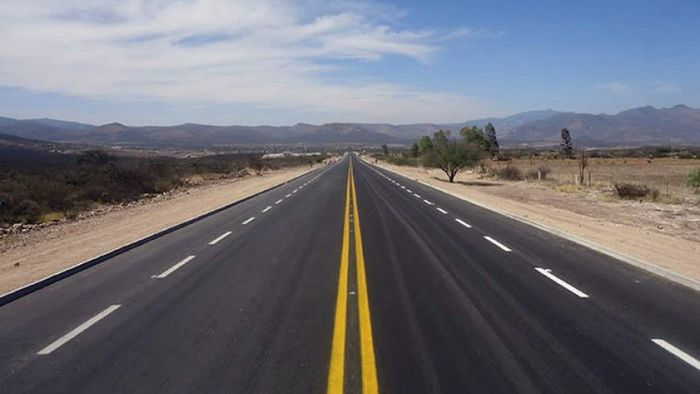
#> input picture street_test.jpg, 700 x 394 px
$ python Image.py --image street_test.jpg
#> lines starting #> are read from the running program, lines starting #| are printed output that depends on the picture
import cv2
import numpy as np
import argparse
import matplotlib.pyplot as plt

ap = argparse.ArgumentParser()
ap.add_argument("-i", "--image", required=True,
	help="path to input image")
args = vars(ap.parse_args())

def nothing(x):
    pass

#img = cv2.imread('street_test.jpg')                 # đọc file ảnh
img = cv2.imread(args["image"])
#> img is the input picture: shape (394, 700, 3); mean B, G, R 117.6, 110.2, 109.9
img = cv2.pyrUp(img)                                # tăng độ phân giải ảnh
#> img: shape (788, 1400, 3)
img = cv2.resize(img, (980,612))                    # resize ảnh thành một size cố định
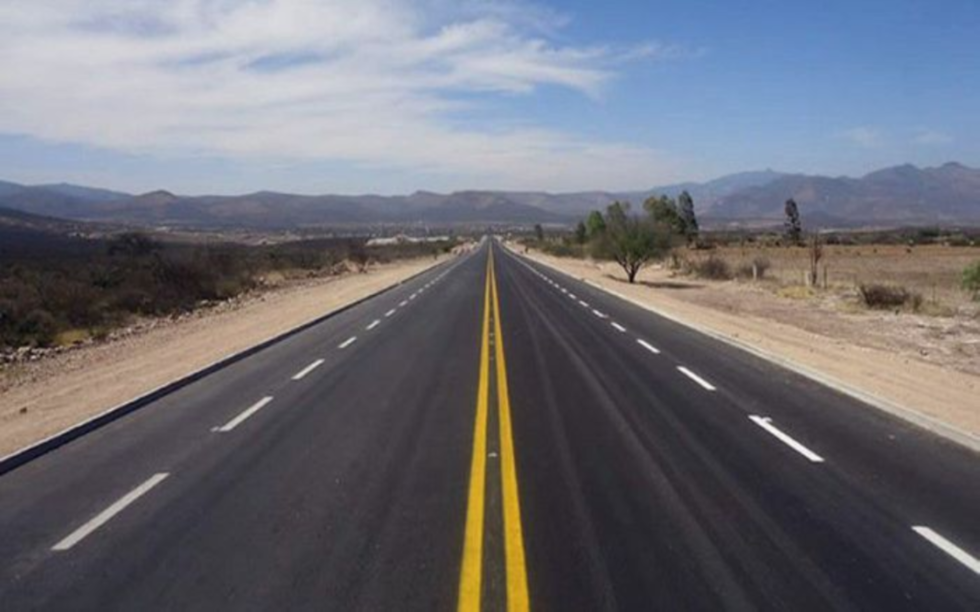
#> img: shape (612, 980, 3); mean B, G, R 117.5, 110.1, 109.8
img_cp = img.copy()                                 # tạo 1 ảnh copy từ ảnh img
img_cpp = img.copy()
gray = cv2.cvtColor(img, cv2.COLOR_BGR2GRAY)        # convert ảnh sang ảnh xám để thực hiện lọc Gausian tìm cạnh
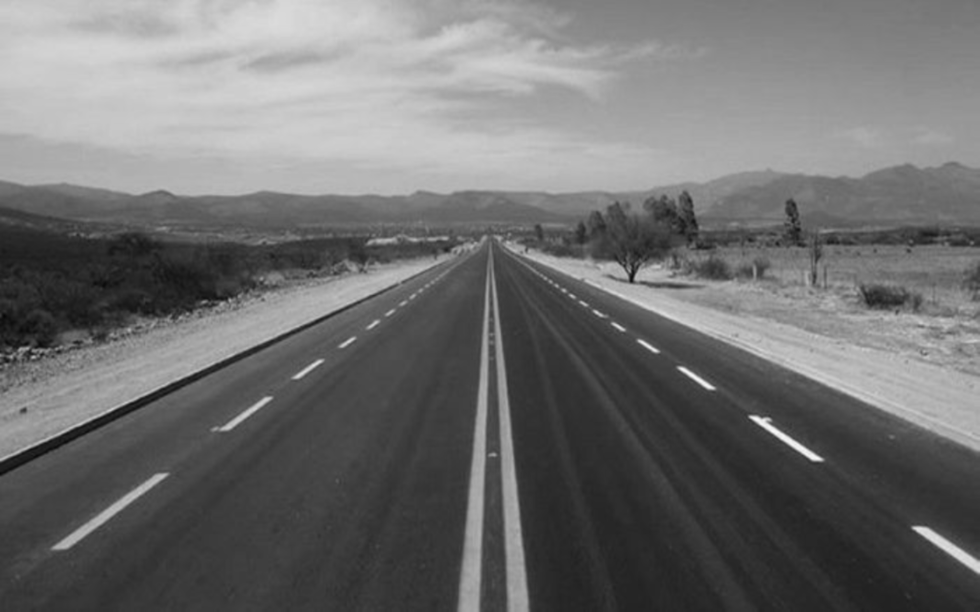
#> gray: shape (612, 980); min 6, max 247, mean 110.8

def nothing(x):                                     # tạo hàm rỗng
    pass
def filter(gray):
    kernel = np.ones((5, 5), np.float32) / 25 # tạo mask với các pixel = 1 sau đó chia 25
    gauss = cv2.GaussianBlur(gray, (5, 5), 0)
    filter_2D = cv2.filter2D(gray,-1, kernel=kernel)
    blur = cv2.blur(gray, (5, 5))
    median = cv2.medianBlur(gray,5)
    bila = cv2.bilateralFilter(gray,9,75,75)

    fig = plt.figure()                                         # hiển thị hình ảnh dùng matplotlib
    a = fig.add_subplot(3, 2, 1)
    a.set_title('Gaussian Blur')
    imgplot = plt.imshow(gauss, cmap='gray', vmin=0, vmax=255) # hiển thị hình ảnh dạng gray scale
    plt.axis("off")                                            # Không hiện trục
    a = fig.add_subplot(3, 2, 2)
    a.set_title('Filter 2D')
    imgplot = plt.imshow(filter_2D, cmap='gray', vmin=0, vmax=255)
    plt.axis("off")
    a = fig.add_subplot(3, 2, 3)
    a.set_title('Blur')
    imgplot = plt.imshow(blur, cmap='gray', vmin=0, vmax=255)
    plt.axis("off")
    a = fig.add_subplot(3, 2, 4)
    a.set_title('Median Blur')
    imgplot = plt.imshow(median, cmap='gray', vmin=0, vmax=255)
    plt.axis("off")
    a = fig.add_subplot(3, 2, 5)
    a.set_title('Bilateral Filter')
    imgplot = plt.imshow(bila, cmap='gray', vmin=0, vmax=255)
    plt.axis("off")
    plt.show()
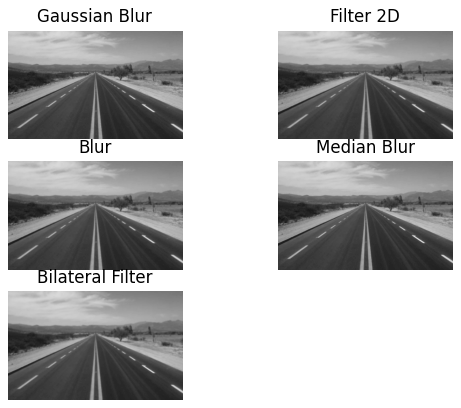
#> figure drawn by matplotlib, 5 panels

def CannyTrackbar(gray):                            # HÀM PHÁT HIỆN CẠNH CANNY
    win_name = "Canny"                              # đặt tên cửa sổ trackbar
    cv2.namedWindow(win_name)
    cv2.createTrackbar("canny_high", win_name, 0, 255, nothing) # tạo trackbar mức high của bộ lọc canny
    cv2.createTrackbar("canny_low", win_name, 0, 255, nothing)  # tạo trackbar mức low của bộ lọc canny

    while True:
        low = cv2.getTrackbarPos("canny_low", win_name)
        high = cv2.getTrackbarPos("canny_high", win_name)
        filt = cv2.GaussianBlur(gray, (5, 5), 0)                 # dùng bộ lọc Gausian làm mịn ảnh

        canny = cv2.Canny(filt, low, high)                       # tìm cạnh của ảnh với canny
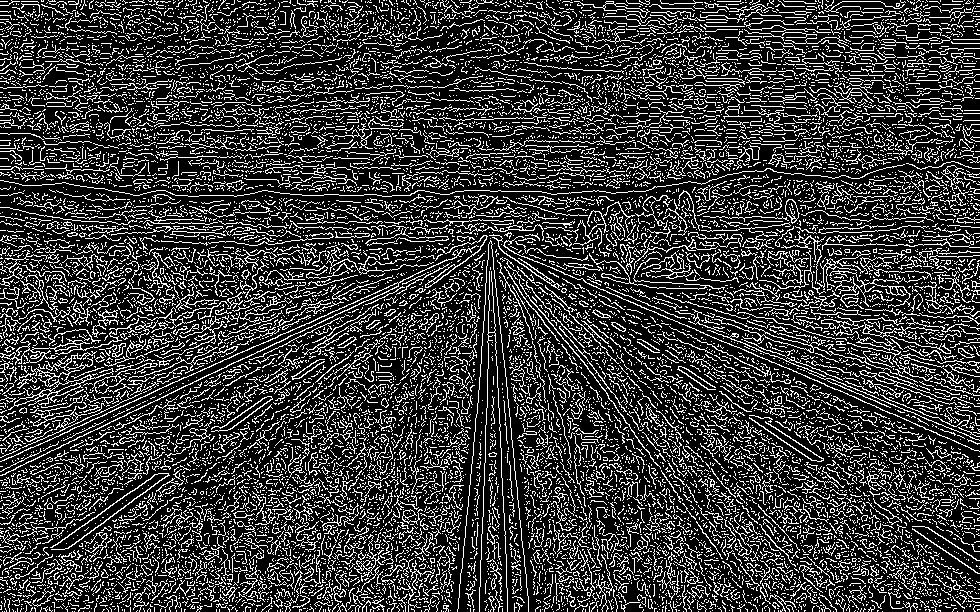
#> canny: shape (612, 980); 22.5% white in thin lines or dots
        cv2.imshow(win_name, canny)                              # hiển thị ảnh sau khi đã được phát hiện cạnh

        if cv2.waitKey(1) & 0xFF == ord('b'):                    # chờ tới khi ấn phím 'b' trên bàn phím
#> (key Esc is pressed here)
            break                                                # thì thoát khỏi vòng lặp while

    cv2.destroyAllWindows()                                      # đóng tất cả cửa sổ đang mở
    return canny

def hough_line(canny):                                      # HÀM BIẾN ĐỔI HOUGH THƯỜNG
    lines = cv2.HoughLines(canny, 1, np.pi/180, 150)        # biến đổi hough trên ảnh đã phát hiện cạnh
    if lines is not None:
        for line in lines:
            for rho, theta in line:         # rho, theta đại diện cho hệ số ro và góc theta trong công thức
                a = np.cos(theta)
                b = np.sin(theta)
                x0 = a * rho                # theo công thức cạnh góc vuông bằng cạnh huyền nhân cos góc kề
                y0 = b * rho                # theo công thức cạnh góc vuông bằng cạnh huyền nhân sin góc đối
                x1 = int(x0 + 1000 * (-b))
                y1 = int(y0 + 1000 * (a))
                x2 = int(x0 - 1000 * (-b))
                y2 = int(y0 - 1000 * (a))
                cv2.line(img_cp, (x1, y1), (x2, y2), (0, 0, 255), 2)    # vẽ đường thẳng qua 2 điểm
    return img_cp

def hough_lineP(canny):             # HÀM HOUGH Probabilistic
    linesP = cv2.HoughLinesP(canny, 1, np.pi / 180, 50, minLineLength=100,maxLineGap=50)    #minLineLength là độ dài nhỏ nhất tìm thấy được coi là cạnh
    if linesP is not None:                                                                  #maxLineGap là khoảng cách tối đa giữa 2 điểm trên cùng 1 đường thẳng để nối lại
        for line in linesP:                                                                 # 50 ở giữa là ngưỡng, >50 mới lấy
            for x1, y1, x2, y2 in line:    # HoughLineP trả về giá trị x1, y1, x2, y2 nên ta không cần tính 4 giá trị này
                cv2.line(img_cpp, (x1, y1), (x2, y2), (255, 100, 0), 2)
    print(line)
    return img_cpp

filt = filter(gray)
canny = CannyTrackbar(gray)
#cn_cp = canny.copy()
hough = hough_line(canny)
houghp = hough_lineP(canny)
cv2.imshow("canny_edge", canny)
cv2.imshow("hough", hough)
cv2.imshow("hough_p", houghp)
cv2.waitKey(0)

$ run again, with oli.jpg copied over street_test.jpg
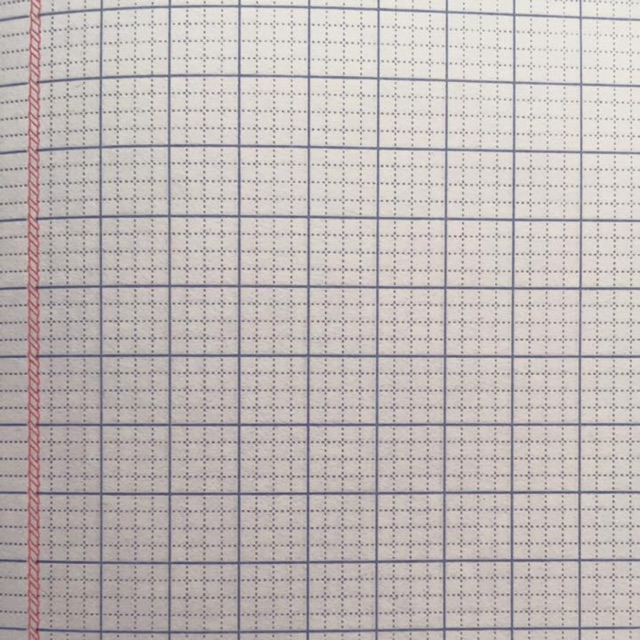
#> input picture oli.jpg, 640 x 640 px
#> img is the input picture: shape (640, 640, 3); mean B, G, R 182.4, 184.1, 191.2
#> in filter, `filter_2D = cv2.filter2D(gray,-1, kernel=kernel)`:
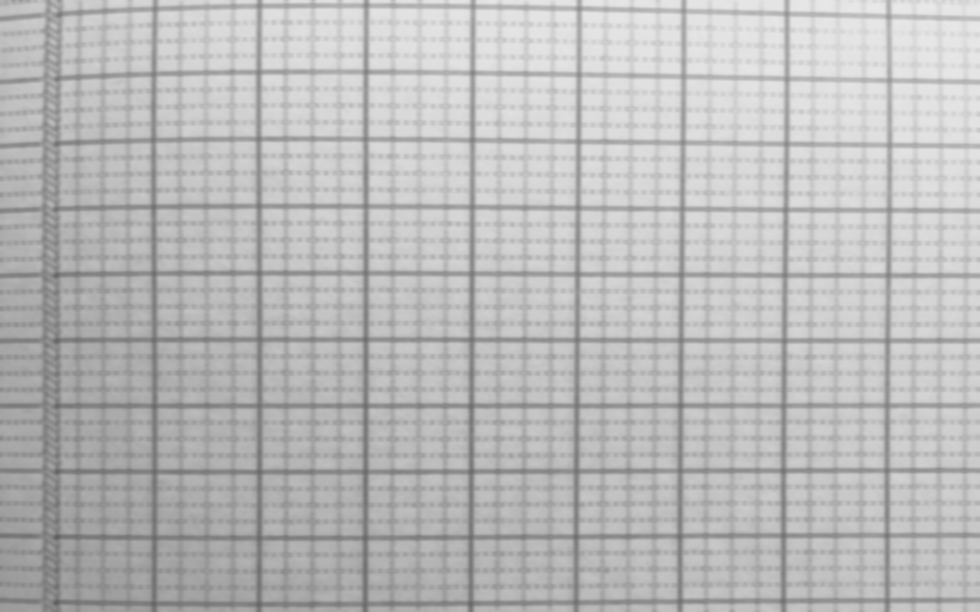
#> filter_2D: shape (612, 980); min 92, max 233, mean 186
#> in CannyTrackbar, `canny = cv2.Canny(filt, low, high)`:
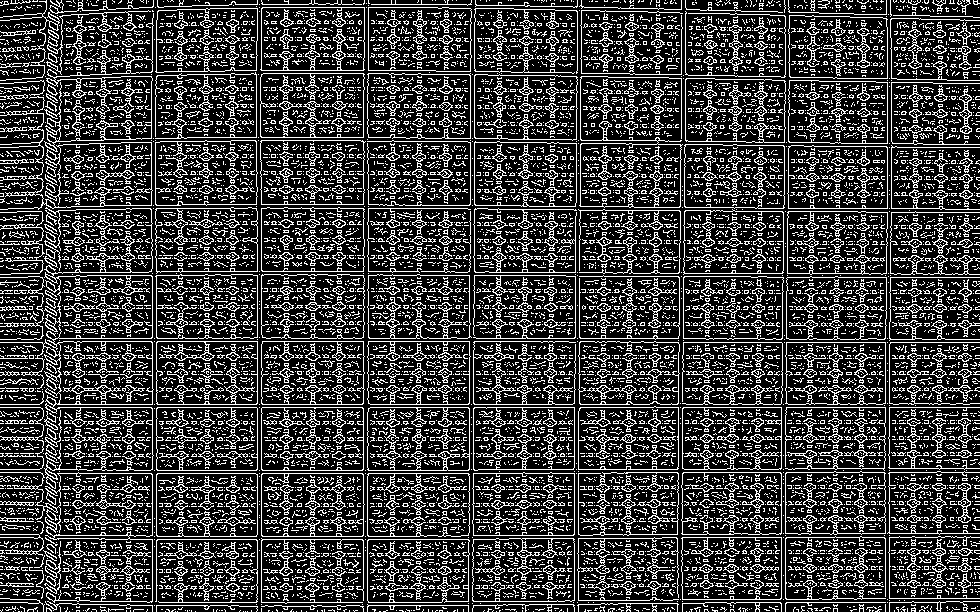
#> canny: shape (612, 980); 24.2% white in thin lines or dots
